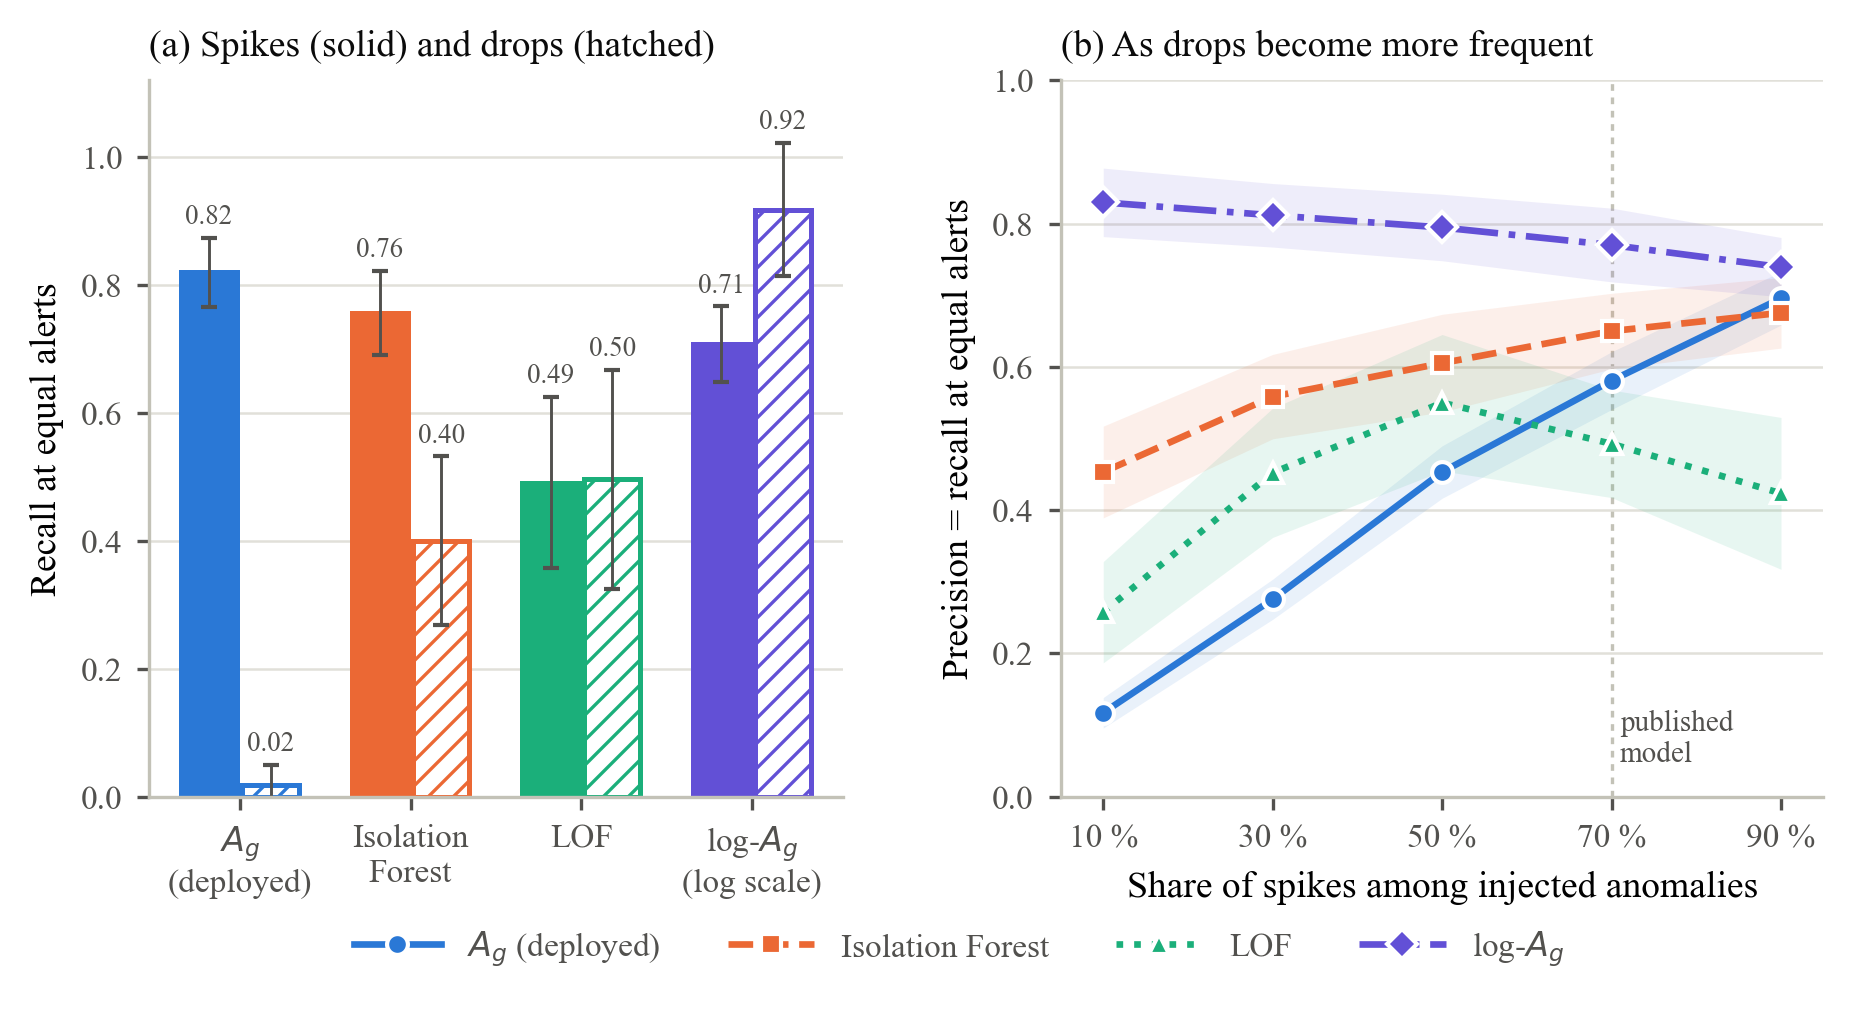

Write the Python code that produced this figure.
#!/usr/bin/env python3
"""Figure for the journal version: what each detector sees, spikes against drops.

(a) Recall on injected spikes and on injected drops at the equal operating point,
    under the published injection model (3 %, 70 % spikes, strong).
(b) Precision = recall at the equal operating point as the share of spikes among
    the injected anomalies varies.

Both panels read sensibilidad_anomalias.csv (20 seeds per setting).

    py -3.12 evaluacion-ml/figura_anomalias.py
"""
from __future__ import annotations

import argparse
from pathlib import Path

import matplotlib

matplotlib.use("Agg")
import matplotlib.pyplot as plt  # noqa: E402
import numpy as np  # noqa: E402
import pandas as pd  # noqa: E402

AQUI = Path(__file__).resolve().parent
# Fixed order: colour, line style and marker follow the method, never its rank.
METODOS = [
    ("A_g (deployed ranking)", "$A_g$ (deployed)", "#2a78d6", "-", "o"),
    ("Isolation Forest", "Isolation Forest", "#eb6834", "--", "s"),
    ("LOF", "LOF", "#1baf7a", ":", "^"),
    ("log-A_g (proposed)", "log-$A_g$", "#6250d6", "-.", "D"),
]
TINTA, TINTA_2, EJE, REJILLA = "#0b0b0b", "#52514e", "#c3c2b7", "#e1e0d9"
PUBLICADO = "70 % spikes (published)"
COMPOSICION = ["10 % spikes", "30 % spikes", "50 % spikes", PUBLICADO, "90 % spikes"]


def ejes(ax):
    for lado in ("top", "right"):
        ax.spines[lado].set_visible(False)
    for lado in ("left", "bottom"):
        ax.spines[lado].set_color(EJE)
    ax.tick_params(colors=TINTA_2, labelsize=8, length=3)
    ax.grid(True, axis="y", color=REJILLA, linewidth=0.6)
    ax.set_axisbelow(True)


def main() -> int:
    parser = argparse.ArgumentParser(description=__doc__, formatter_class=argparse.RawDescriptionHelpFormatter)
    parser.add_argument("--sensibilidad", type=Path, default=AQUI / "sensibilidad_anomalias.csv")
    parser.add_argument("--salida", type=Path, default=AQUI / "figura_anomalias.png")
    args = parser.parse_args()

    sens = pd.read_csv(args.sensibilidad)
    plt.rcParams.update({"font.family": "Times New Roman", "font.size": 9, "hatch.linewidth": 0.8})
    fig, (a, b) = plt.subplots(1, 2, figsize=(7.2, 3.1), gridspec_kw={"wspace": 0.30, "width_ratios": [1, 1.1]})

    pub = sens[(sens.factor == "composition") & (sens.setting == PUBLICADO)]
    x = np.arange(len(METODOS))
    ancho = 0.36
    for i, (clave, _, color, _, _) in enumerate(METODOS):
        m = pub[pub.method == clave]
        for j, (col, desplaz) in enumerate((("recall_spikes", -ancho / 2), ("recall_drops", ancho / 2))):
            media, sd = m[col].mean(), m[col].std()
            a.bar(x[i] + desplaz, media, width=ancho - 0.03, color=color if j == 0 else "white",
                  edgecolor=color, linewidth=1.2, hatch=None if j == 0 else "////",
                  yerr=sd, error_kw={"elinewidth": 0.7, "capsize": 2, "ecolor": TINTA_2})
            a.annotate(f"{media:.2f}", (x[i] + desplaz, media + sd), xytext=(0, 2), textcoords="offset points",
                       ha="center", va="bottom", fontsize=6.5, color=TINTA_2)
    a.set_xticks(x, ["$A_g$\n(deployed)", "Isolation\nForest", "LOF", "log-$A_g$\n(log scale)"], fontsize=7.5)
    a.set(ylim=(0, 1.12), ylabel="Recall at equal alerts")
    a.set_title("(a) Spikes (solid) and drops (hatched)", fontsize=9, color=TINTA, loc="left")
    ejes(a)

    xs = [10, 30, 50, 70, 90]
    comp = sens[sens.factor == "composition"]
    for clave, nombre, color, estilo, marca in METODOS:
        m = comp[comp.method == clave].groupby("setting")["P=R=F1"].agg(["mean", "std"])
        y = np.array([m.loc[s, "mean"] for s in COMPOSICION])
        e = np.array([m.loc[s, "std"] for s in COMPOSICION])
        b.fill_between(xs, y - e, y + e, color=color, alpha=0.10, linewidth=0)
        b.plot(xs, y, color=color, linestyle=estilo, linewidth=1.6, marker=marca, markersize=5,
               markeredgecolor="white", markeredgewidth=1.0, label=nombre)
    b.axvline(70, color=EJE, linewidth=0.8, linestyle=(0, (2, 2)), zorder=0)
    b.text(71, 0.04, "published\nmodel", fontsize=7, color=TINTA_2, va="bottom")
    b.set_xticks(xs, [f"{v} %" for v in xs])
    b.set(ylim=(0, 1.0), xlim=(5, 95), xlabel="Share of spikes among injected anomalies",
          ylabel="Precision = recall at equal alerts")
    b.set_title("(b) As drops become more frequent", fontsize=9, color=TINTA, loc="left")
    ejes(b)
    fig.legend(*b.get_legend_handles_labels(), frameon=False, fontsize=8, loc="upper center",
               bbox_to_anchor=(0.5, 0.0), ncol=4, labelcolor=TINTA_2, handlelength=2.6)

    fig.savefig(args.salida, dpi=300, bbox_inches="tight", facecolor="white")
    print(f"Figure written to {args.salida}")
    return 0


if __name__ == "__main__":
    raise SystemExit(main())
